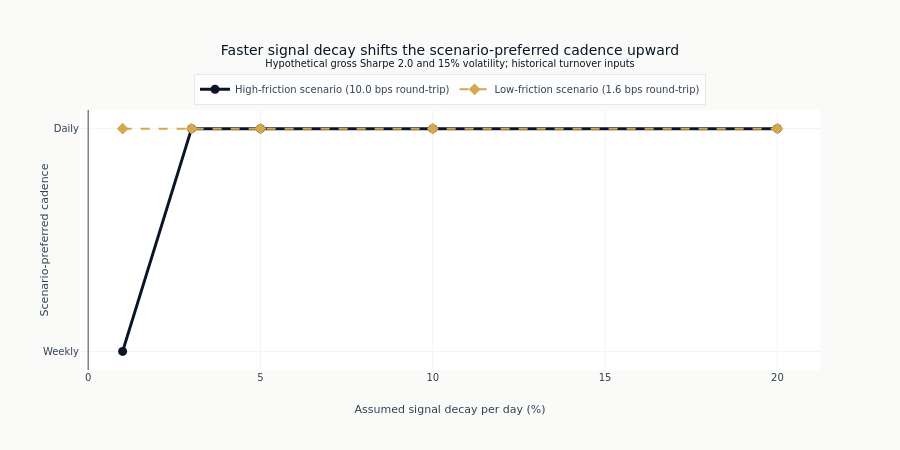

Write notebook code for a chart like this one.
### Code cell
fig = go.Figure()
for index, costs in enumerate([HIGH_FRICTION_COSTS, LOW_FRICTION_COSTS]):
    subset = sensitivity_df.filter(pl.col("cost_type") == costs.name).sort("decay_rate")
    fig.add_trace(
        go.Scatter(
            x=(subset["decay_rate"] * 100).to_list(),
            y=subset["preferred_freq"].to_list(),
            mode="lines+markers",
            name=f"{costs.name} ({costs.round_trip:.1f} bps round-trip)",
            line=dict(
                color=COLORS["blue"] if index == 0 else COLORS["amber"],
                width=3 if index == 0 else 2,
                dash="solid" if index == 0 else "dash",
            ),
            marker=dict(symbol="circle" if index == 0 else "diamond", size=9),
        )
    )
fig.update_layout(
    title=(
        "Faster signal decay shifts the scenario-preferred cadence upward"
        f"<br><sup>Hypothetical gross Sharpe {SCENARIO_GROSS_SHARPE:.1f} and "
        f"{SCENARIO_ANNUAL_VOL:.0%} volatility; historical turnover inputs</sup>"
    ),
    xaxis_title="Assumed signal decay per day (%)",
    yaxis_title="Scenario-preferred cadence",
    height=450,
    legend=dict(orientation="h", yanchor="bottom", y=1.02, xanchor="center", x=0.5),
    margin=dict(t=110),
)
fig.update_yaxes(categoryorder="array", categoryarray=freq_order)
fig.show()

### Figure 1 — Plotly figure (JSON) as saved in the notebook; plotly's stock layout.template omitted (floating-point values rounded to 4 significant figures)
{"data": [{"line": {"color": "#0a1628", "dash": "solid", "width": 3}, "marker": {"size": 9, "symbol": "circle"}, "mode": "lines+markers", "name": "High-friction scenario (10.0 bps round-trip)", "type": "scatter", "x": [1.0, 3.0, 5.0, 10.0, 20.0], "y": ["Weekly", "Daily", "Daily", "Daily", "Daily"]}, {"line": {"color": "#D4A84B", "dash": "dash", "width": 2}, "marker": {"size": 9, "symbol": "diamond"}, "mode": "lines+markers", "name": "Low-friction scenario (1.6 bps round-trip)", "type": "scatter", "x": [1.0, 3.0, 5.0, 10.0, 20.0], "y": ["Daily", "Daily", "Daily", "Daily", "Daily"]}], "layout": {"height": 450, "legend": {"orientation": "h", "x": 0.5, "xanchor": "center", "y": 1.02, "yanchor": "bottom"}, "margin": {"t": 110}, "title": {"text": "Faster signal decay shifts the scenario-preferred cadence upward<br><sup>Hypothetical gross Sharpe 2.0 and 15% volatility; historical turnover inputs</sup>"}, "xaxis": {"title": {"text": "Assumed signal decay per day (%)"}}, "yaxis": {"categoryarray": ["Monthly", "Biweekly", "Weekly", "Daily"], "categoryorder": "array", "title": {"text": "Scenario-preferred cadence"}}}}
